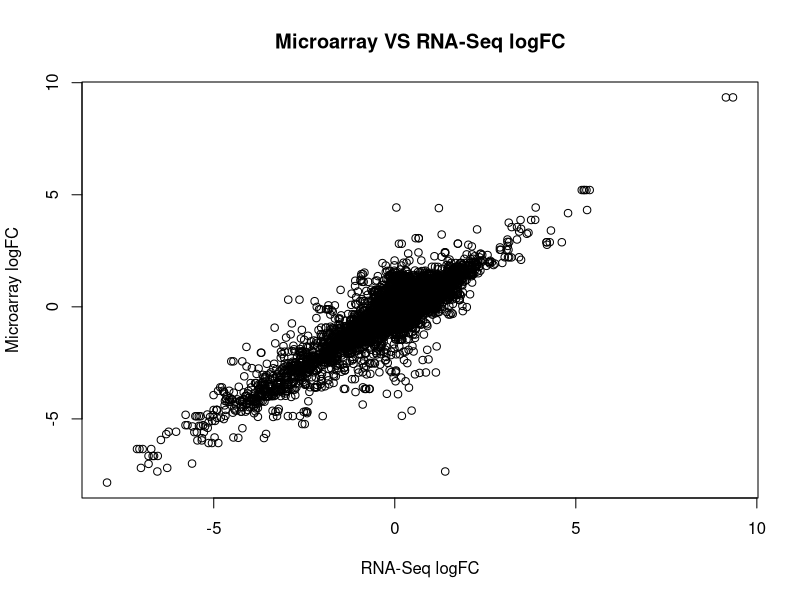
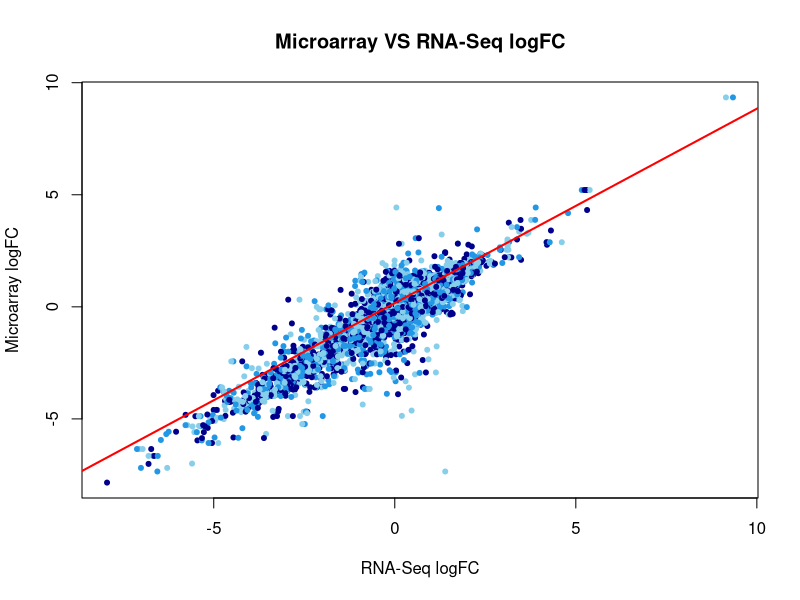
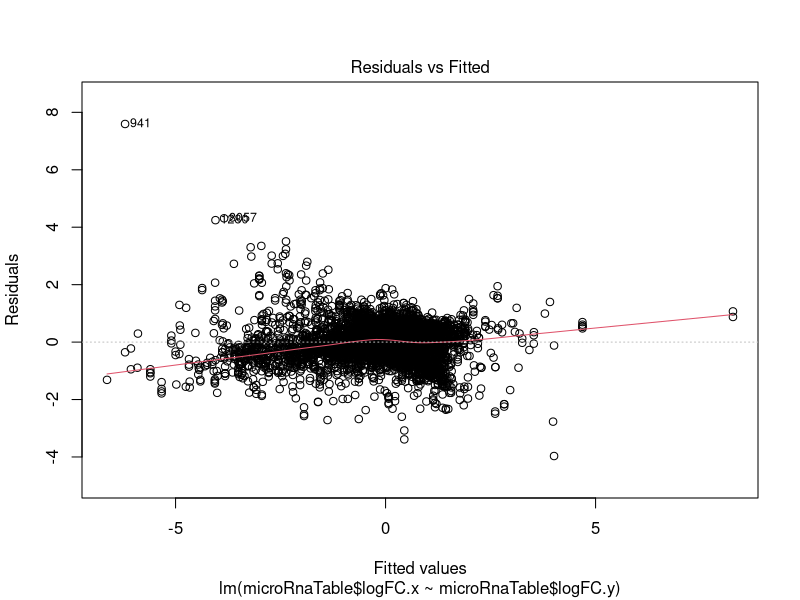
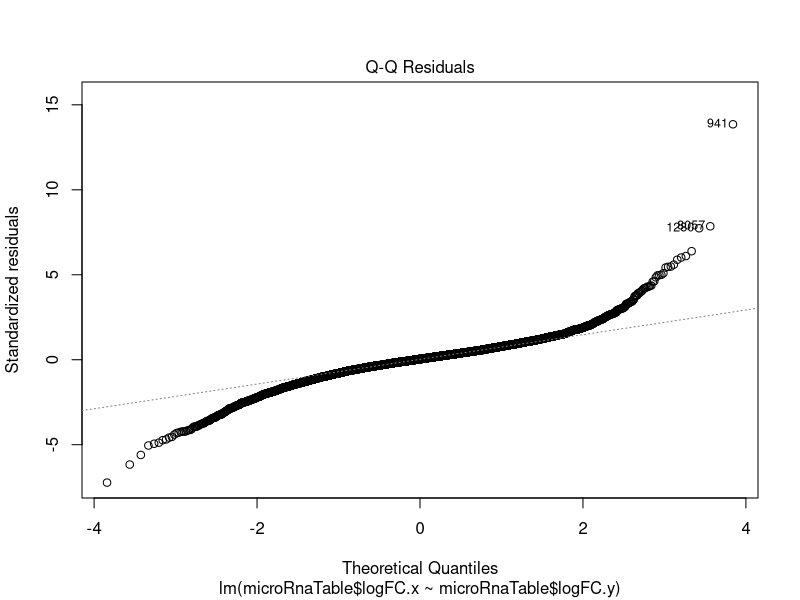
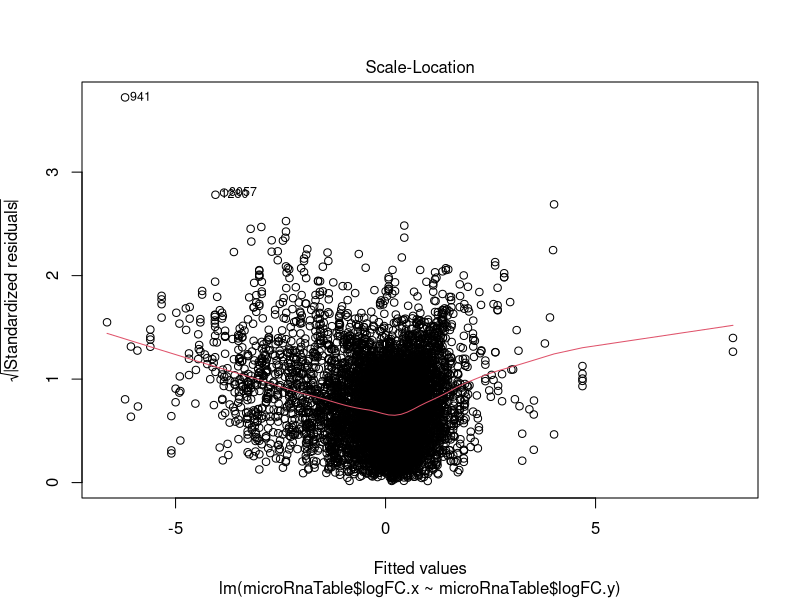
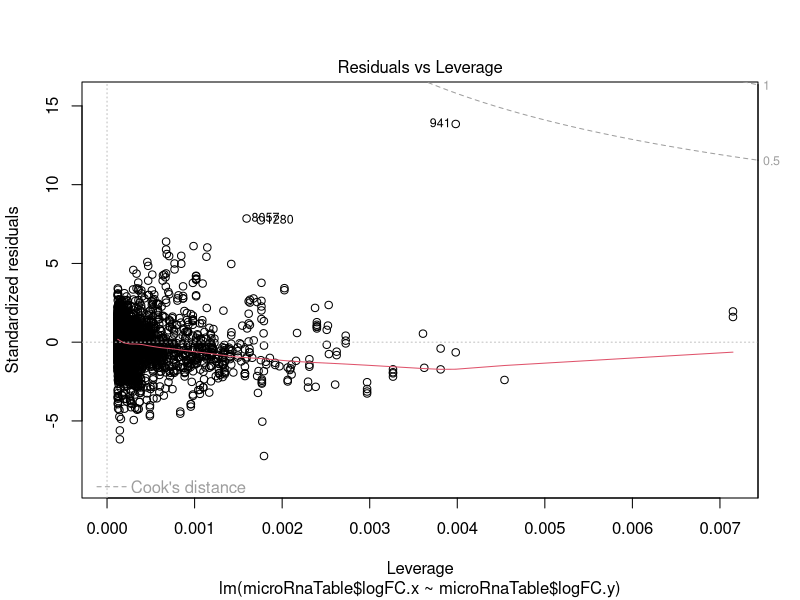

These figures' R source, in order:
#read data in
microarray <- read.delim("microarrayTopTable.txt", header = T)
rna <- read.delim("RNAseqTopTable-Paired.txt", header = T)
blast <- read.delim("final_blast_Table.txt", header=T)

#make a table
microTable<- merge(blast, microarray, by.x ="query.name", by.y = "ProbeName")
microTableSmall<- microTable[,c("query.name", "subject","logFC")]
microRnaTable <- merge(microTableSmall, rna, by.x= "subject", by.y ="Gene" )

#plot Data
plot(microRnaTable$logFC.y~microRnaTable$logFC.x, main = "Microarray VS RNA-Seq logFC", xlab = "RNA-Seq logFC", ylab = "Microarray logFC")
plot(microRnaTable$logFC.y~microRnaTable$logFC.x, main = "Microarray VS RNA-Seq logFC", xlab = "RNA-Seq logFC", ylab = "Microarray logFC",pch=20, col=c(4,'skyblue','darkblue'))

#ks test 
web<-(ks.test(microRnaTable$logFC.y,microRnaTable$logFC.x))
# more plots
abline(lm(microRnaTable$logFC.x~microRnaTable$logFC.y),col = "red", lwd=2)
plot(lm(microRnaTable$logFC.x~microRnaTable$logFC.y))
summary(lm(microRnaTable$logFC.x~microRnaTable$logFC.y))

